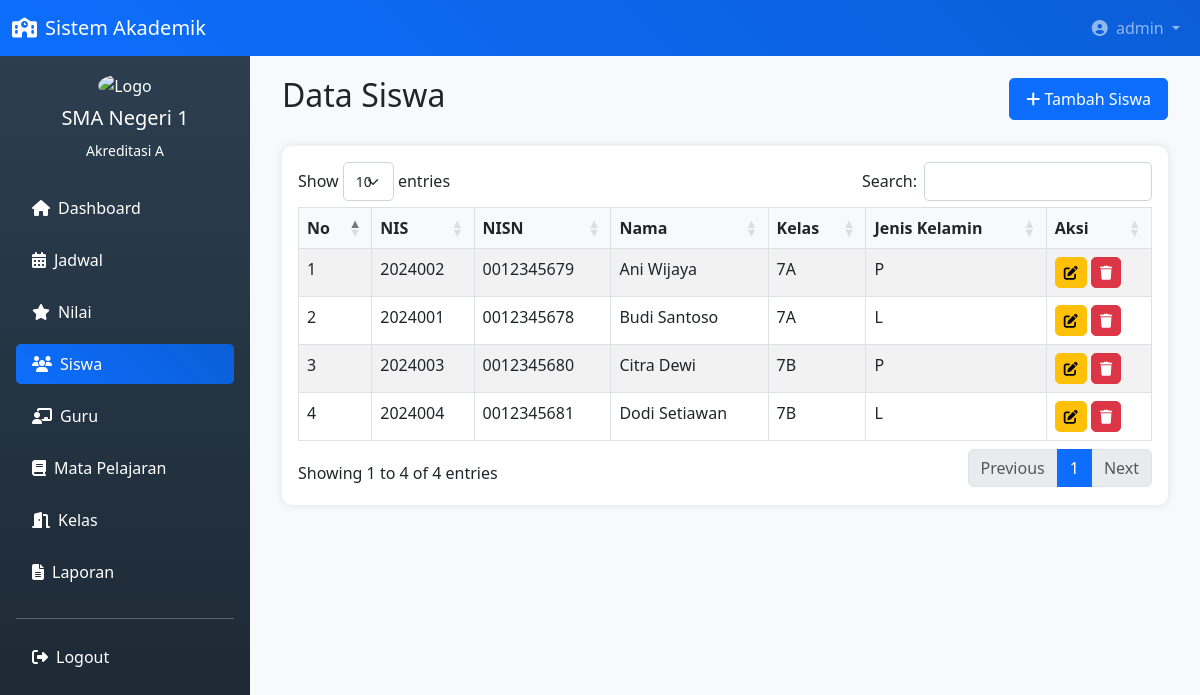
Page /index.php?page=siswa (signed in) on the committed database.
### tables this page shows
CREATE TABLE siswa (
    id INT PRIMARY KEY AUTO_INCREMENT,
    nis VARCHAR(50) UNIQUE NOT NULL,
    nisn VARCHAR(50) UNIQUE,
    nama VARCHAR(100) NOT NULL,
    kelas_id INT,
    jenis_kelamin ENUM('L','P'),
    tempat_lahir VARCHAR(50),
    tanggal_lahir DATE,
    alamat TEXT,
    nama_ayah VARCHAR(100),
    nama_ibu VARCHAR(100),
    created_at TIMESTAMP DEFAULT CURRENT_TIMESTAMP,
    FOREIGN KEY (kelas_id) REFERENCES kelas(id) ON DELETE SET NULL
);

CREATE TABLE kelas (
    id INT PRIMARY KEY AUTO_INCREMENT,
    nama_kelas VARCHAR(50) NOT NULL,
    wali_kelas VARCHAR(100),
    tingkat VARCHAR(20),
    created_at TIMESTAMP DEFAULT CURRENT_TIMESTAMP
);

### config/database.php (called while the page is built, shortened)
<?php
class Database {
    private $host = "localhost";
    private $username = "root";
    private $password = "";
    private $database = "dashboard_mtsn_ngada";
    public $conn;
    private function connect() {
        $this->conn = new mysqli($this->host, $this->username, $this->password, $this->database);
        $this->conn->set_charset("utf8");
        return $this->conn;
    }
    public function query($sql) {
        return $this->conn->query($sql);
    }
}
$db = new Database();
?>

### pages/siswa/index.php (the view)
<div class="container-fluid">
    <div class="d-flex justify-content-between align-items-center mb-4">
        <h2>Data Siswa</h2>
        <a href="index.php?page=siswa&action=tambah" class="btn btn-primary">
            <i class="fas fa-plus"></i> Tambah Siswa
        </a>
    </div>
    <div class="card">
        <div class="card-body">
            <table id="datatable" class="table table-striped table-bordered">
                <thead>
                    <tr>
                        <th>No</th>
                        <th>NIS</th>
                        <th>NISN</th>
                        <th>Nama</th>
                        <th>Kelas</th>
                        <th>Jenis Kelamin</th>
                        <th>Aksi</th>
                    </tr>
                </thead>
                <tbody>
                    <?php
                    $query = "SELECT s.*, k.nama_kelas
                              FROM siswa s
                              LEFT JOIN kelas k ON s.kelas_id = k.id
                              ORDER BY s.nama ASC";
                    $result = $db->query($query);
                    $no = 1;
                    while ($row = $result->fetch_assoc()) {
                    ?>
                        <tr>
                            <td><?php echo $no++; ?></td>
                            <td><?php echo $row['nis']; ?></td>
                            <td><?php echo $row['nisn']; ?></td>
                            <td><?php echo $row['nama']; ?></td>
                            <td><?php echo $row['nama_kelas'] ?? '-'; ?></td>
                            <td><?php echo $row['jenis_kelamin']; ?></td>
                            <td>
                                <a href="index.php?page=siswa&action=edit&id=<?php echo $row['id']; ?>" class="btn btn-sm btn-warning">
                                    <i class="fas fa-edit"></i>
                                </a>
                                <button onclick="confirmDelete('index.php?page=siswa&action=hapus&id=<?php echo $row['id']; ?>')" class="btn btn-sm btn-danger">
                                    <i class="fas fa-trash"></i>
                                </button>
                            </td>
                        </tr>
                    <?php
                    }
                    ?>
                </tbody>
            </table>
        </div>
    </div>
</div>

### includes/header.php (shortened to what this page needs)
<!DOCTYPE html>
<html lang="id">
<head>
    <link href="https://cdn.jsdelivr.net/npm/bootstrap@5.3.0/dist/css/bootstrap.min.css" rel="stylesheet">
    <link rel="stylesheet" href="https://cdnjs.cloudflare.com/ajax/libs/font-awesome/6.4.0/css/all.min.css">
    <link rel="stylesheet" href="https://cdn.datatables.net/1.13.6/css/dataTables.bootstrap5.min.css">
    <link rel="stylesheet" href="https://cdn.jsdelivr.net/npm/sweetalert2@11/dist/sweetalert2.min.css">
    <link rel="stylesheet" href="assets/css/style.css">
</head>
<body>

### includes/sidebar.php (shortened to what this page needs)
<nav class="navbar navbar-expand-lg navbar-dark bg-primary fixed-top">
    <div class="container-fluid">
        <a class="navbar-brand" href="index.php">
            <i class="fas fa-school me-2"></i>Sistem Akademik
        </a>
        <div class="collapse navbar-collapse" id="navbarNav">
            <ul class="navbar-nav ms-auto">
                <li class="nav-item dropdown">
                    <a class="nav-link dropdown-toggle" href="#" role="button" data-bs-toggle="dropdown">
                        <i class="fas fa-user-circle me-1"></i> <?php echo $_SESSION['username']; ?>
                    </a>
                </li>
            </ul>
        </div>
    </div>
</nav>
<div class="d-flex">
    <div class="bg-dark text-white sidebar vh-100 position-fixed" style="width: 250px; margin-top: 56px;">
        <div class="p-3">
            <div class="text-center mb-4">
                <img src="assets/img/logo.png" alt="Logo" class="img-fluid rounded-circle" style="width: 80px;">
                <h5 class="mt-2">SMA Negeri 1</h5>
                <small>Akreditasi A</small>
            </div>
            <ul class="nav nav-pills flex-column">
                <li class="nav-item mb-2">
                    <a href="index.php?page=dashboard" class="nav-link text-white <?php echo ($_GET['page'] ?? 'dashboard') == 'dashboard' ? 'active bg-primary' : ''; ?>">
                        <i class="fas fa-home me-2"></i>Dashboard
                    </a>
                </li>
                <li class="nav-item mb-2">
                    <a href="index.php?page=jadwal" class="nav-link text-white <?php echo ($_GET['page'] ?? '') == 'jadwal' ? 'active bg-primary' : ''; ?>">
                        <i class="fas fa-calendar-alt me-2"></i>Jadwal
                    </a>
                </li>
                <li class="nav-item mb-2">
                    <a href="index.php?page=nilai" class="nav-link text-white <?php echo ($_GET['page'] ?? '') == 'nilai' ? 'active bg-primary' : ''; ?>">
                        <i class="fas fa-star me-2"></i>Nilai
                    </a>
                </li>
                <li class="nav-item mb-2">
                    <a href="index.php?page=siswa" class="nav-link text-white <?php echo ($_GET['page'] ?? '') == 'siswa' ? 'active bg-primary' : ''; ?>">
                        <i class="fas fa-users me-2"></i>Siswa
                    </a>
                </li>
                <li class="nav-item mb-2">
                    <a href="index.php?page=guru" class="nav-link text-white <?php echo ($_GET['page'] ?? '') == 'guru' ? 'active bg-primary' : ''; ?>">
                        <i class="fas fa-chalkboard-teacher me-2"></i>Guru
                    </a>
                </li>
                <li class="nav-item mb-2">
                    <a href="index.php?page=mapel" class="nav-link text-white <?php echo ($_GET['page'] ?? '') == 'mapel' ? 'active bg-primary' : ''; ?>">
                        <i class="fas fa-book me-2"></i>Mata Pelajaran
                    </a>
                </li>
                <li class="nav-item mb-2">
                    <a href="index.php?page=kelas" class="nav-link text-white <?php echo ($_GET['page'] ?? '') == 'kelas' ? 'active bg-primary' : ''; ?>">
                        <i class="fas fa-door-open me-2"></i>Kelas
                    </a>
                </li>
                <li class="nav-item mb-2">
                    <a href="index.php?page=laporan" class="nav-link text-white <?php echo ($_GET['page'] ?? '') == 'laporan' ? 'active bg-primary' : ''; ?>">
                        <i class="fas fa-file-alt me-2"></i>Laporan
                    </a>
                </li>
                <hr class="bg-secondary">
                <li class="nav-item mb-2">
                    <a href="logout.php" class="nav-link text-white text-danger">
                        <i class="fas fa-sign-out-alt me-2"></i>Logout
                    </a>
                </li>
            </ul>
        </div>
    </div>
    <div class="content-wrapper" style="margin-left: 250px; margin-top: 56px; width: 100%; padding: 20px;">

### index.php (shortened to what this page needs)
<?php
include 'config/database.php';
include 'includes/header.php';
include 'includes/sidebar.php';
$page = isset($_GET['page']) ? $_GET['page'] : 'dashboard';
switch ($page) {
    case 'siswa':
        include 'pages/siswa/index.php';
        break;
}
include 'includes/footer.php';

### includes/footer.php (shortened to what this page needs)
</div>
</div>
</body>
</html>

### css/style.css (style rules this page uses)
body { background-color: #f8f9fa; font-family: "Segoe UI", Tahoma, Geneva, Verdana, sans-serif; }
.sidebar { background: linear-gradient(180deg, #2c3e50 0%, #1a252f 100%); }
.sidebar .nav-link { border-radius: 5px; margin: 2px 0; transition: all 0.3s; }
.sidebar .nav-link.active { background-color: #0d6efd !important; }
.content-wrapper { min-height: 100vh; transition: all 0.3s; }
.card { border: none; box-shadow: 0 0 10px rgba(0, 0, 0, 0.1); border-radius: 10px; }
.table thead th { background-color: #f8f9fa; border-bottom: 2px solid #dee2e6; }
.btn { border-radius: 5px; padding: 0.5rem 1rem; }
.btn-sm { padding: 0.25rem 0.5rem; }
.bg-primary { background: linear-gradient(45deg, #0d6efd, #0b5ed7) !important; }

### rows in the picture
siswa: nis "2024002", nisn "0012345679", nama "Ani Wijaya", kelas.nama_kelas "7A", jenis_kelamin "P"
siswa: nis "2024001", nisn "0012345678", nama "Budi Santoso", kelas.nama_kelas "7A", jenis_kelamin "L"
siswa: nis "2024003", nisn "0012345680", nama "Citra Dewi", kelas.nama_kelas "7B", jenis_kelamin "P"
siswa: nis "2024004", nisn "0012345681", nama "Dodi Setiawan", kelas.nama_kelas "7B", jenis_kelamin "L"

### other values in the picture
$_SESSION['username'] "admin"
